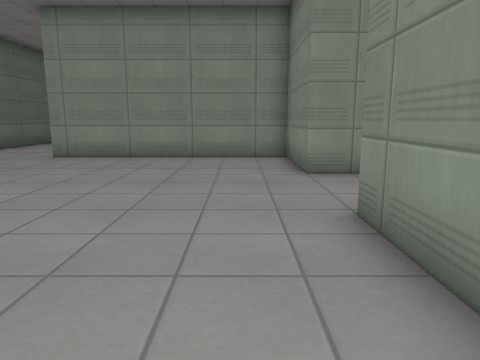
[1] (above)

18 first-person views from a walk through a level from a Godot 3-D game. The camera is 1.2 m above the floor, tilts 10° down and sees 70° across. The floor is counted in squares, 1 m on a side. Each view is taken from the middle of a square. On the plan, view 1 faces up. The plan holds only what a view shows up to about 14 squares ahead; the rest is blank. Flat picture figures and markers are not drawn. Characters and animated objects are left out. Surface patterns are stand-ins for the level's own textures.

[2]
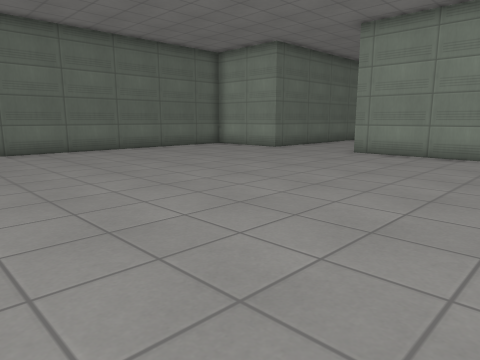

[3]
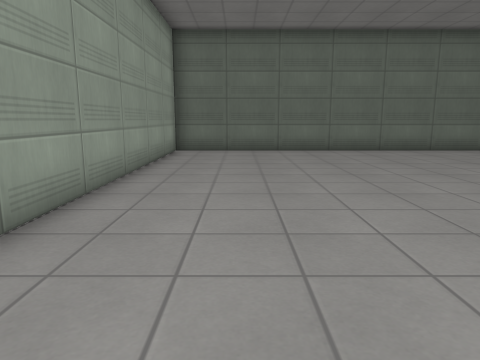

[4]
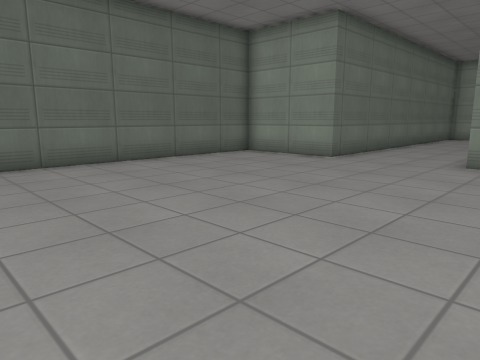

[5]
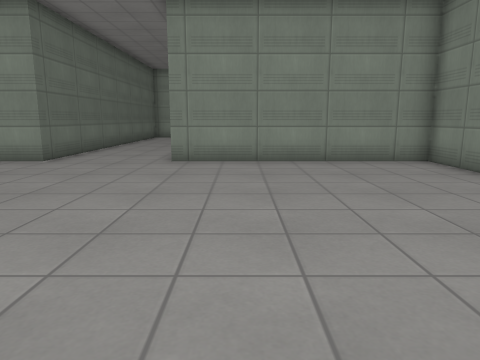

[6]
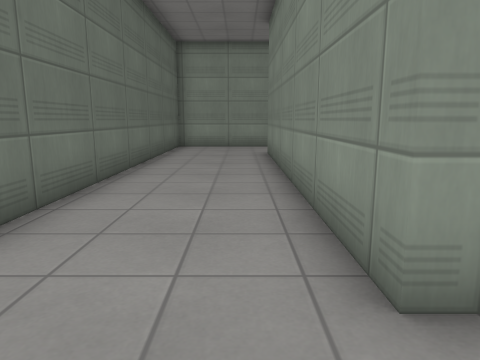

[7]
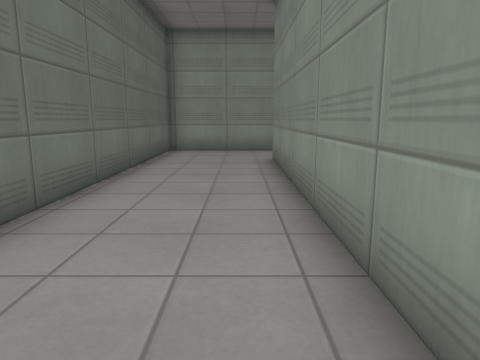

[8]
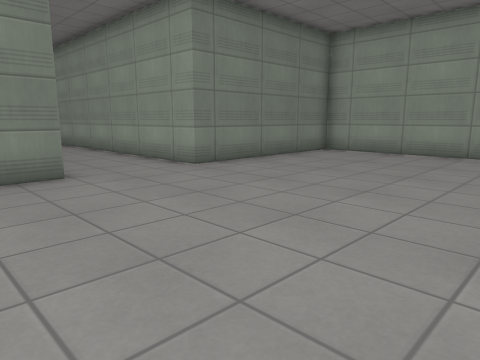

[9]
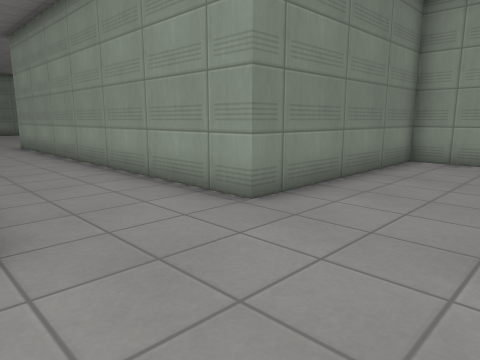

[10]
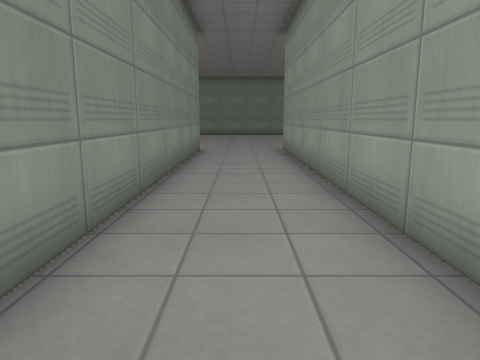

[11]
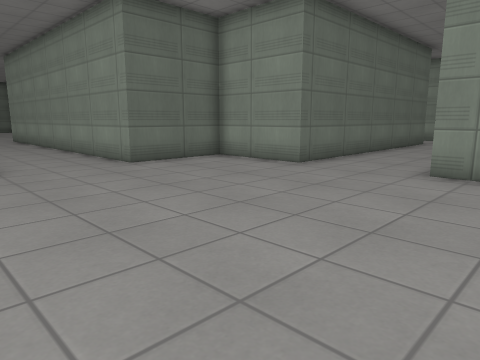

[12]
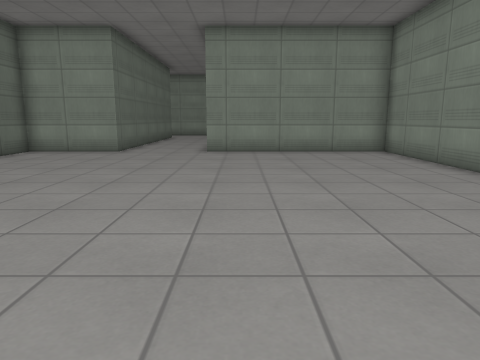

[13]
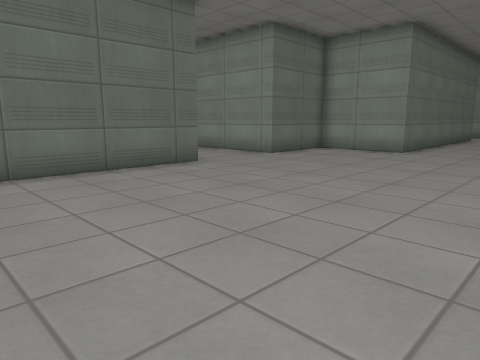

[14]
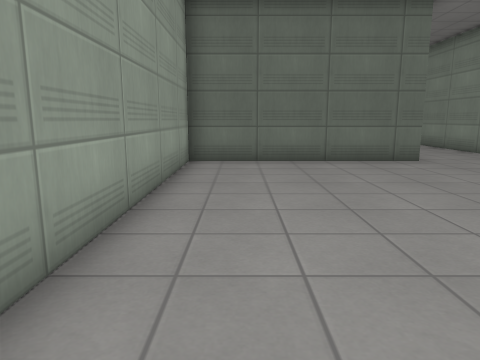

[15]
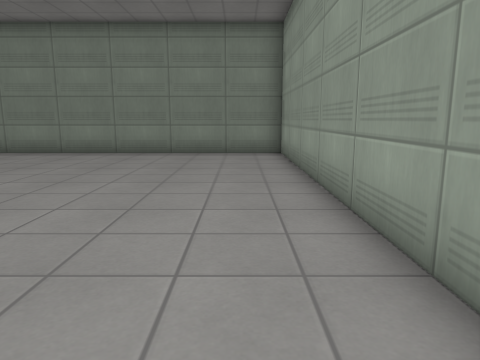

[16]
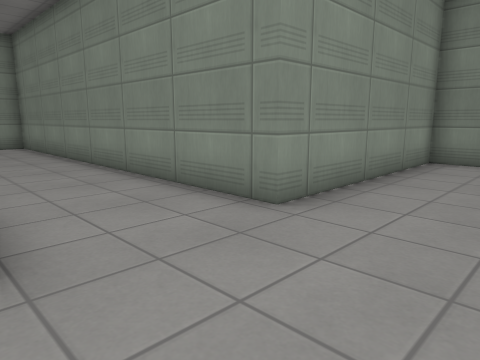

[17]
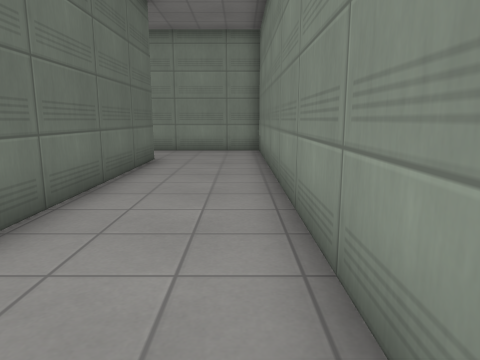

[18]
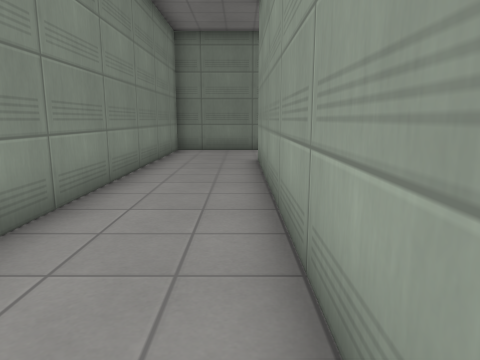

### Floor plan
Points are (right, up) in squares from view 1. A wall is a line through its corners. A room is listed if a view was taken in it or the views show most of it. See-through windows are left out.
Room 1 (views 1, 2, 3, 4, 5, 6, 7, 8, 9, 10)
walls: (1.5, 7.6) (1.5, 11) (-6, 11) (-6, 21.6); (-6.6, 24.5) (-9.7, 24.5) (-9.7, 11) (-13.5, 11) (-13.5, -2.5) (1.5, -2.5) (1.5, 4.2)
ways out: opening at (-6, 23) to room 2; opening at (2, 6) to room 2
Room 2 (views 11, 12, 13, 14, 15, 16, 17, 18)
walls: (8.6, 21.5) (18.4, 21.5) (18.4, 11) (15, 11) (15, 7.6) (1.5, 7.6); (1.5, 4.2) (15, 4.2) (15, -2.5) (28.5, -2.5) (28.5, 11) (21.8, 11) (21.8, 24.5) (11.5, 24.5); (-5.6, 24.5) (-6.6, 24.5)
ways out: opening at (-6, 23) to room 1; opening at (2, 6) to room 1

Where each view was taken, in squares from view 1:
view 1: 0 up, 0 right, facing up
view 2: 1 down, 0 right, facing up-left
view 3: 0 up, 0 right, facing left
view 4: 1 up, 4 left, facing up-left
view 5: 1 up, 4 left, facing up
view 6: 9 up, 7 left, facing up
view 7: 11 up, 7 left, facing up
view 8: 10 up, 6 left, facing down-right
view 9: 8 up, 2 left, facing down-right
view 10: 6 up, 1 right, facing right
view 11: 3 up, 24 right, facing up-left
view 12: 2 down, 23 right, facing up
view 13: 2 down, 23 right, facing up-left
view 14: 1 down, 25 right, facing left
view 15: 1 down, 16 right, facing right
view 16: 8 up, 18 right, facing up-right
view 17: 11 up, 21 right, facing up
view 18: 22 up, 8 right, facing right
